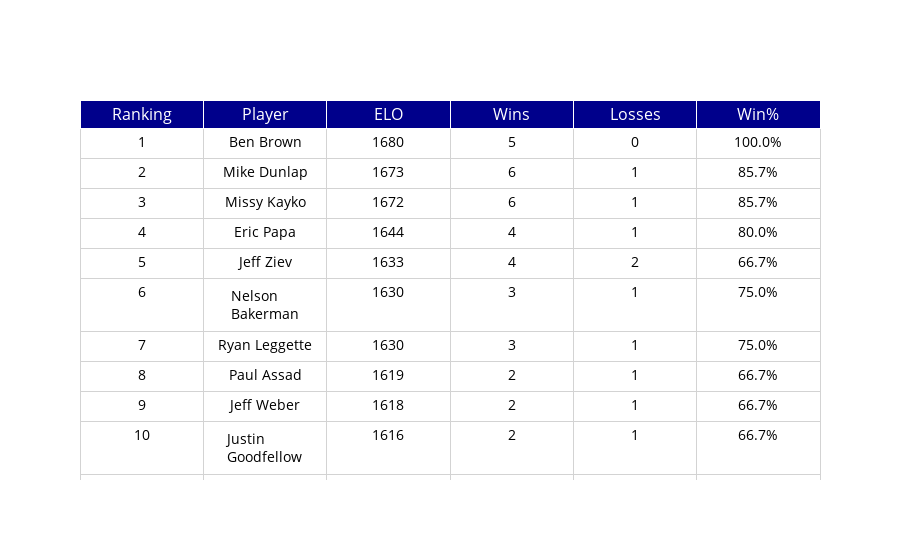

Notebook source saved alongside this figure:
### Code cell
rowEvenColor = 'lightgrey'
rowOddColor = 'white'

fig = go.Figure(data=[go.Table(
    header=dict(values=list(column_names),
                fill_color='darkblue',
                font_color='white',
                font_size=16,
                align='center'),
    cells=dict(values=[
                final_table_print.Ranking,
                final_table_print.Player,
                final_table_print.ELO,
                final_table_print.Wins,
                final_table_print.Losses, 
                final_table_print['Win%']
                ],
               fill_color='white',
               font_color='black',
               font_size=14,
               align='center',
               height=30,
               line_color='lightgray',
               format=["1234","","#","#","#",".1%"]
               ),
    columnwidth=20)])

fig.show()
fig.write_html("final_table.html", include_plotlyjs="cdn")

final_table_print.to_csv('Rankings_Table.csv',index=False)
final_table_print.to_excel('Rankings_Table.xlsx',index=False)

### Figure 1 — Plotly figure (JSON) as saved in the notebook; plotly's stock layout.template omitted (floating-point values rounded to 4 significant figures; data arrays with more than 128 entries replaced by an {"elided": "..."} marker saying what was removed)
{"data": [{"cells": {"align": "center", "fill": {"color": "white"}, "font": {"color": "black", "size": 14}, "format": ["1234", "", "#", "#", "#", ".1%"], "height": 30, "line": {"color": "lightgray"}, "values": {"elided": "6x50 mixed values"}}, "columnwidth": 20, "header": {"align": "center", "fill": {"color": "darkblue"}, "font": {"color": "white", "size": 16}, "values": ["Ranking", "Player", "ELO", "Wins", "Losses", "Win%"]}, "type": "table"}], "layout": {}}
